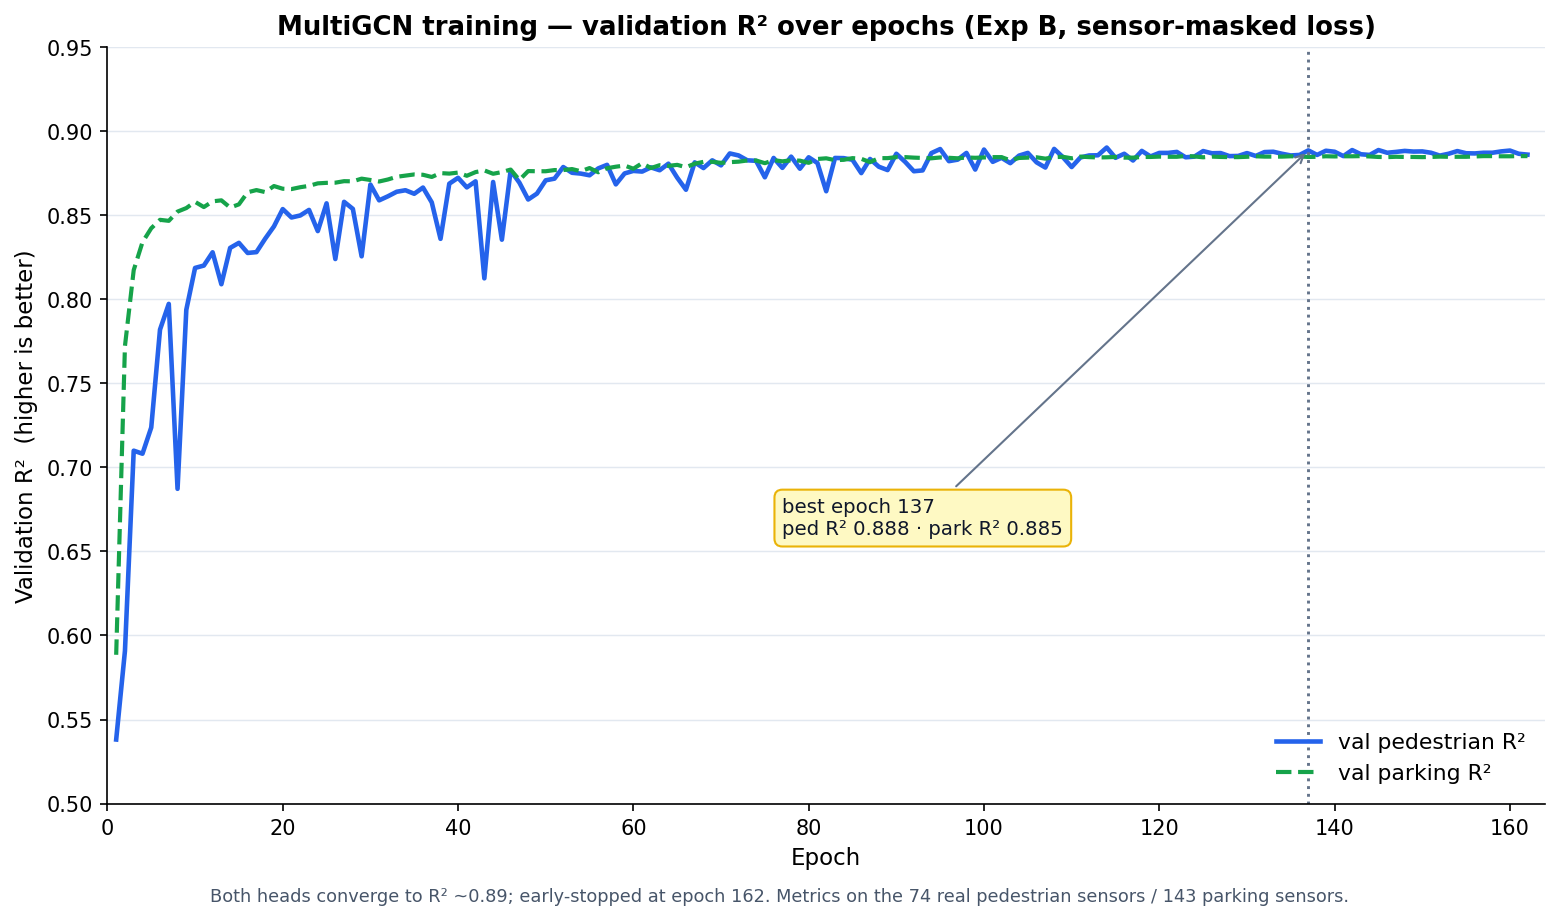

The script that saved this image:
"""
Figure: MultiGCN training curve — validation R² over epochs (R²-only view).

Reads the per-epoch history stored in data/models/model_eval.json (Exp B run).
Shows validation R² for the pedestrian and parking heads (higher better) and marks
the best (installed) epoch.

    python docs/figures/fig_training_curve.py  ->  docs/figures/fig_training_curve.png
"""
import json
from pathlib import Path
import matplotlib
matplotlib.use("Agg")
import matplotlib.pyplot as plt

ROOT = Path(__file__).resolve().parents[2]
e = json.loads((ROOT / "melbourne_pipeline" / "data" / "models" / "model_eval.json").read_text())
h = e["history"]
ep  = [r["epoch"] for r in h]
pr2 = [r["val_ped_r2"] for r in h]
kr2 = [r["val_park_r2"] for r in h]
best = e["best_epoch"]
bi   = ep.index(best)

fig, ax = plt.subplots(figsize=(10.5, 6), dpi=150)

ax.plot(ep, pr2, color="#2563eb", lw=2.2, label="val pedestrian R²")
ax.plot(ep, kr2, color="#16a34a", lw=2.0, ls="--", label="val parking R²")

ax.set_xlabel("Epoch", fontsize=11)
ax.set_ylabel("Validation R²  (higher is better)", fontsize=11)
ax.set_ylim(0.5, 0.95)
ax.set_xlim(0, ep[-1] + 2)

# Best-epoch marker
ax.axvline(best, color="#64748b", ls=":", lw=1.4)
ax.annotate(f"best epoch {best}\nped R² {pr2[bi]:.3f} · park R² {kr2[bi]:.3f}",
            xy=(best, pr2[bi]), xytext=(best - 60, 0.66),
            fontsize=9.5, color="#0f172a",
            bbox=dict(boxstyle="round,pad=0.4", fc="#fef9c3", ec="#eab308", lw=1),
            arrowprops=dict(arrowstyle="->", color="#64748b"))

ax.set_title("MultiGCN training — validation R² over epochs (Exp B, sensor-masked loss)",
             fontsize=12.5, fontweight="bold")
ax.legend(loc="lower right", frameon=False, fontsize=10.5)
ax.spines[["top", "right"]].set_visible(False)
ax.grid(axis="y", color="#e2e8f0", lw=0.7)

fig.text(0.5, -0.01,
    f"Both heads converge to R² ~0.89; early-stopped at epoch {ep[-1]}. "
    "Metrics on the 74 real pedestrian sensors / 143 parking sensors.",
    ha="center", fontsize=8.5, color="#475569")

out = Path(__file__).parent / "fig_training_curve.png"
fig.tight_layout()
fig.savefig(out, bbox_inches="tight", facecolor="white")
print(f"Saved: {out}")
